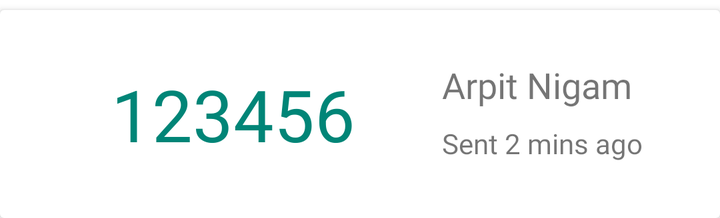
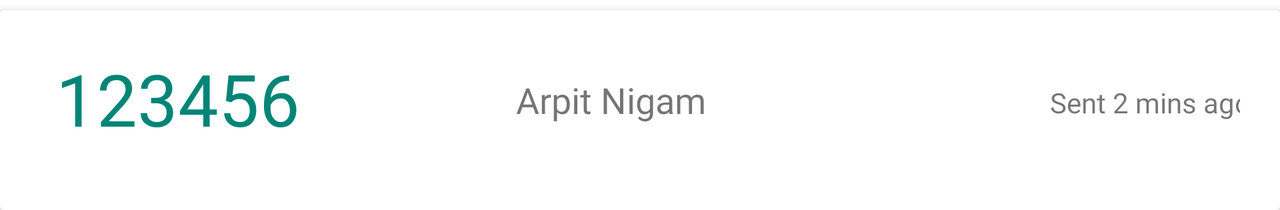

First picture: res/layout/ on a phone held upright. Second picture: the repository's own variant of that layout, on a device whose configuration matches the variant's folder. Source for both follows.
<!-- AndroidManifest.xml: application theme AppTheme -->
<!-- res/layout/message_list_item_view.xml -->
<?xml version="1.0" encoding="utf-8"?>
<androidx.cardview.widget.CardView
        xmlns:android="http://schemas.android.com/apk/res/android"
        xmlns:app="http://schemas.android.com/apk/res-auto"
        xmlns:tools="http://schemas.android.com/tools"
        android:layout_marginTop="5dp"
        android:layout_width="match_parent"
        android:layout_height="wrap_content" android:id="@+id/cardView">
    <androidx.constraintlayout.widget.ConstraintLayout
            android:id="@+id/message_item_container"
            android:layout_width="match_parent"
            android:layout_height="match_parent" android:padding="20dp">

        <TextView
                android:text="Arpit Nigam"
                android:layout_width="0dp"
                android:layout_height="wrap_content" android:id="@+id/name_txt_view"
                android:textSize="18sp"
                android:fontFamily="@font/noto_sans" android:includeFontPadding="false"
                app:layout_constraintTop_toTopOf="@+id/otp_txt_view"
                android:layout_marginEnd="8dp" app:layout_constraintEnd_toEndOf="parent"
                android:layout_marginStart="8dp" app:layout_constraintStart_toStartOf="@+id/guideline"
                app:layout_constraintHorizontal_bias="0.37" android:textAlignment="textStart"/>


        <TextView
                android:text="123456"
                android:layout_width="wrap_content"
                android:layout_height="wrap_content"
                android:id="@+id/otp_txt_view" android:textSize="36sp"
                android:layout_marginStart="8dp" app:layout_constraintStart_toStartOf="parent"
                android:fontFamily="@font/noto_sans" android:textAlignment="center" android:layout_marginBottom="8dp"
                app:layout_constraintBottom_toBottomOf="parent" android:layout_marginTop="8dp"
                app:layout_constraintTop_toTopOf="parent" android:layout_marginEnd="8dp"
                app:layout_constraintEnd_toStartOf="@+id/guideline" android:textColor="@color/colorPrimary"/>
        <androidx.constraintlayout.widget.Guideline android:layout_width="wrap_content"
                                                    android:layout_height="wrap_content" android:id="@+id/guideline"
                                                    app:layout_constraintGuide_begin="193dp"
                                                    android:orientation="vertical"/>
        <TextView
                android:text="Sent 2 mins ago"
                android:layout_width="0dp"
                android:layout_height="wrap_content"
                android:id="@+id/timeAgo"
                app:layout_constraintEnd_toEndOf="parent" android:layout_marginEnd="8dp"
                android:fontFamily="@font/noto_sans"
                android:layout_marginTop="8dp" app:layout_constraintTop_toBottomOf="@+id/name_txt_view"
                app:layout_constraintBottom_toBottomOf="@+id/otp_txt_view" android:textAlignment="textStart"
                android:layout_marginStart="8dp" app:layout_constraintStart_toStartOf="@+id/guideline"/>
    </androidx.constraintlayout.widget.ConstraintLayout>


</androidx.cardview.widget.CardView>
<!-- resources referenced by this layout -->
<resources>
  <color name="colorPrimary">#008577</color>
  <style name="AppTheme" parent="Base.Theme.MaterialComponents.Light.DarkActionBar">
          
          <item name="colorPrimary">@color/colorPrimary</item>
          <item name="colorPrimaryDark">@color/colorPrimaryDark</item>
          <item name="colorAccent">@color/colorAccent</item>
          
          <item name="windowActionBar">false</item>
          <item name="windowNoTitle">true</item>
      </style>
  <color name="colorPrimaryDark">#00574B</color>
  <color name="colorAccent">#D81B60</color>
</resources>
<!-- res/layout-land/message_list_item_view.xml (the repository's variant of the layout above) -->
<!-- drawn on the phone turned sideways -->
<?xml version="1.0" encoding="utf-8"?>
<androidx.cardview.widget.CardView
        xmlns:android="http://schemas.android.com/apk/res/android"
        xmlns:app="http://schemas.android.com/apk/res-auto"
        xmlns:tools="http://schemas.android.com/tools"
        android:layout_marginTop="5dp"
        android:layout_width="match_parent"
        android:layout_height="100dp" android:id="@+id/cardView">
    <androidx.constraintlayout.widget.ConstraintLayout
            android:id="@+id/message_item_container"
            android:layout_width="match_parent"
            android:layout_height="match_parent" android:padding="20dp">

        <TextView
                android:text="Arpit Nigam"
                android:layout_width="wrap_content"
                android:layout_height="wrap_content" android:id="@+id/name_txt_view"
                android:textSize="18sp"
                android:fontFamily="@font/noto_sans" android:includeFontPadding="false"
                android:textAlignment="textStart"
                app:layout_constraintTop_toTopOf="@+id/otp_txt_view"
                app:layout_constraintBottom_toBottomOf="@+id/otp_txt_view"
                app:layout_constraintStart_toEndOf="@+id/otp_txt_view" android:layout_marginStart="108dp"
                app:layout_constraintVertical_bias="0.562"/>


        <TextView
                android:text="123456"
                android:layout_width="wrap_content"
                android:layout_height="wrap_content"
                android:id="@+id/otp_txt_view" android:textSize="36sp"
                android:fontFamily="@font/noto_sans" android:textAlignment="center"
                android:textColor="@color/colorPrimary"
                tools:layout_editor_absoluteY="-2dp" android:layout_marginStart="8dp"
                app:layout_constraintStart_toStartOf="parent"/>
        <TextView
                android:text="Sent 2 mins ago"
                android:layout_width="wrap_content"
                android:layout_height="wrap_content"
                android:id="@+id/timeAgo"
                android:fontFamily="@font/noto_sans"
                android:textAlignment="textStart"
                app:layout_constraintTop_toTopOf="@+id/name_txt_view"
                app:layout_constraintBottom_toBottomOf="@+id/name_txt_view" app:layout_constraintVertical_bias="0.666"
                app:layout_constraintStart_toEndOf="@+id/name_txt_view" android:layout_marginStart="172dp"
                android:layout_marginEnd="8dp" app:layout_constraintEnd_toEndOf="parent"
                app:layout_constraintHorizontal_bias="0.0"/>
        <androidx.constraintlayout.widget.Barrier android:layout_width="wrap_content"
                                                  android:layout_height="wrap_content" android:id="@+id/barrier3"
                                                  app:barrierDirection="end" tools:layout_editor_absoluteY="20dp"
                                                  tools:layout_editor_absoluteX="711dp"/>
        <androidx.constraintlayout.widget.Barrier android:layout_width="wrap_content"
                                                  android:layout_height="wrap_content" android:id="@+id/barrier5"
                                                  app:barrierDirection="left" tools:layout_editor_absoluteY="20dp"
                                                  tools:layout_editor_absoluteX="711dp"/>
    </androidx.constraintlayout.widget.ConstraintLayout>


</androidx.cardview.widget.CardView>
